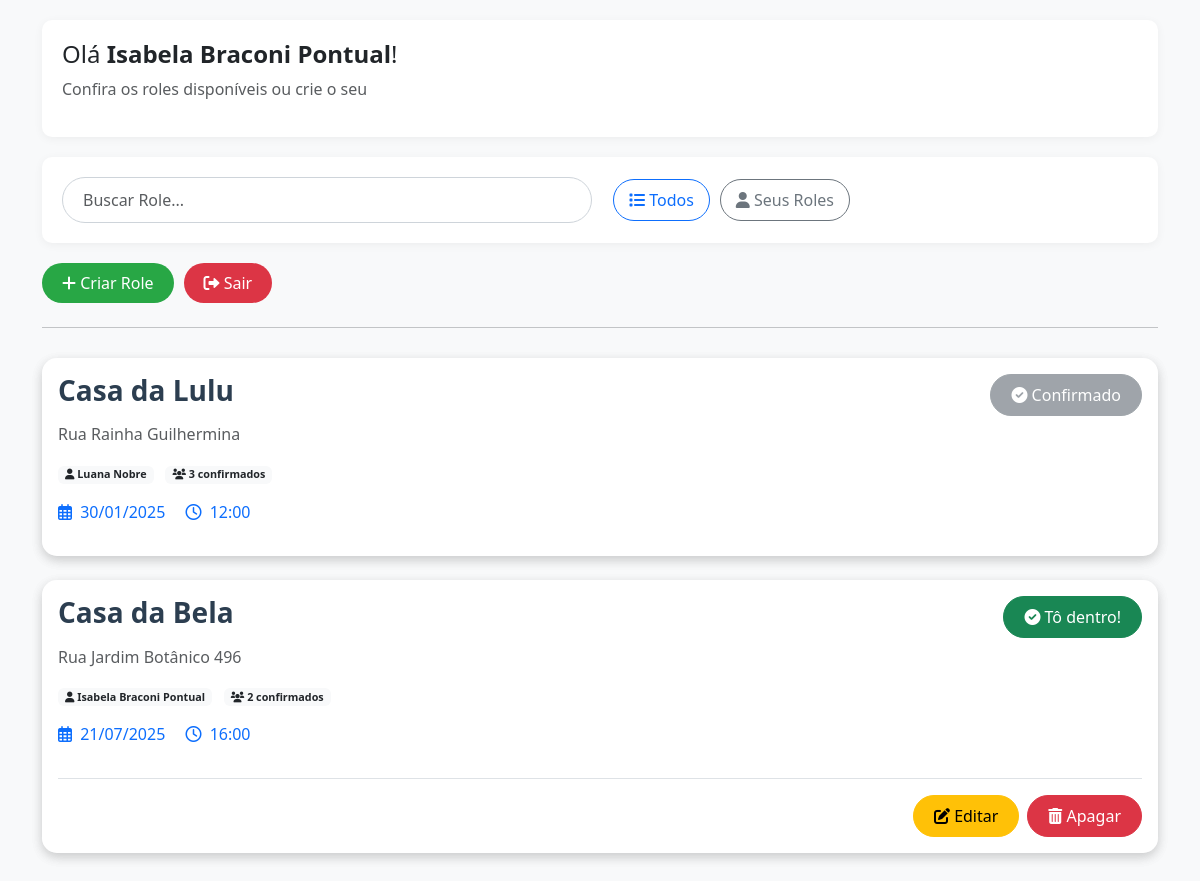
The page /home?filtro=meus (signed in) on the database as committed earlier.
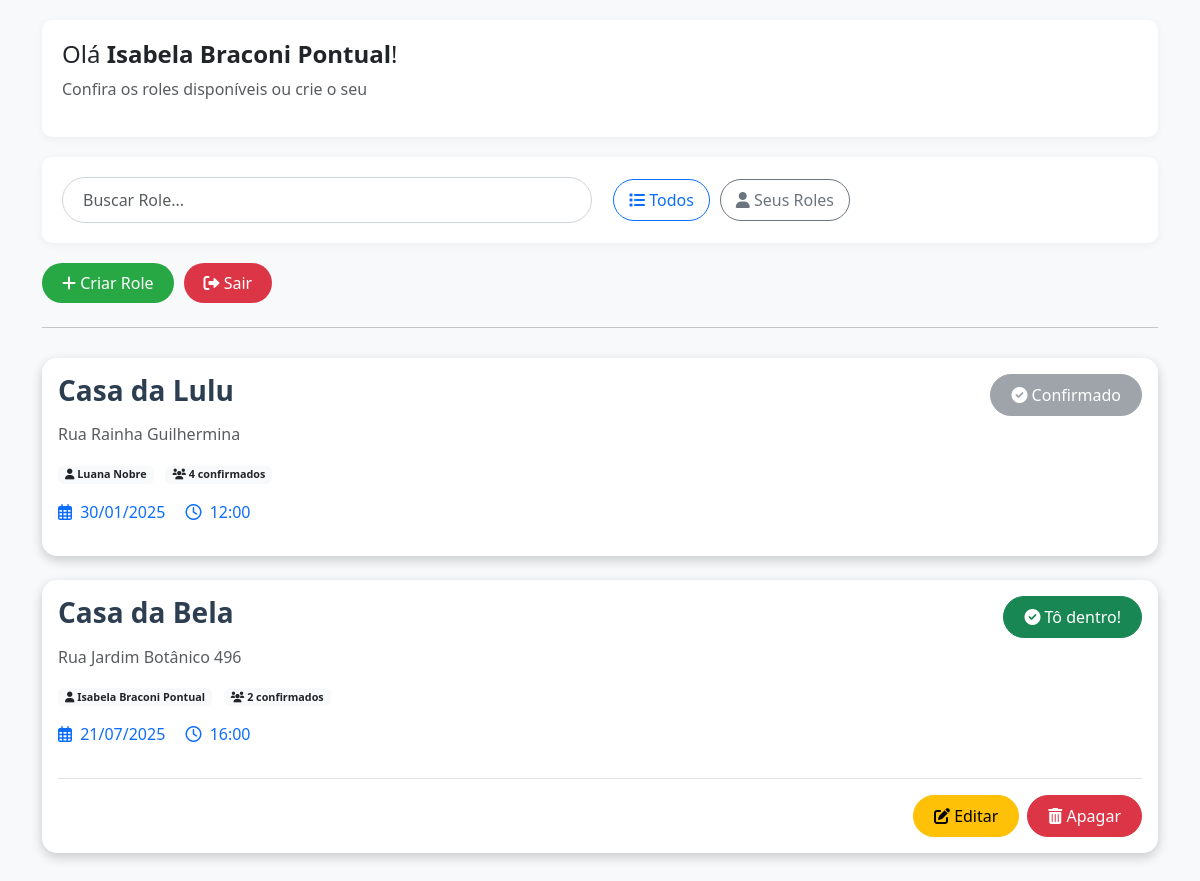
The same page on the database as committed later.
### infra/db/database.py (models this page shows, shortened)
class Role(Base):
    __tablename__ = "roles"
    id = Column("id", Integer, primary_key=True, autoincrement=True)
    titulo = Column("titulo", String)
    descricao = Column("descricao", String)
    data = Column("data", String)
    hora = Column("hora", String)
    criador = Column("criador", String)
    participantes = Column("participantes", String)

### app/controllers/role_controller.py (the view)
@role_bp.route('/home', methods=['GET'])
def home():
    if 'usuario' not in session:
        return redirect(url_for('usuario.login'))
    use_case = ListarRoles(repo)
    filtro = request.args.get('filtro', 'todos')
    busca = request.args.get('busca', '')
    roles = use_case.execute(
        session['usuario'],
        session['email'],
        filtro,
        busca
    )
    return render_template(
        'home.html',
        usuario=session['usuario'],
        roles=roles
    )

### infra/db/database.py (called while the page is built)
def get_session():
    return Session()

### infra/repositories/role_repository.py (called while the page is built)
    def listar(self) -> List[RoleTeste]:
        with get_session() as db:
            rows = db.query(Role).all()
            return [
                RoleTeste(
                    r.titulo,
                    r.descricao,
                    r.data,
                    r.hora,
                    r.criador,
                    r.participantes.split(",") if r.participantes else [],
                )
                for r in rows
            ]

### use_cases/listar_roles.py (called while the page is built)
    def execute(self, usuario, email_usuario, filtro="todos", busca=""):
        roles = list(reversed(self.repo.listar()))
        if filtro == "meus":
            roles = [
                r for r in roles
                if (
                    r.criador == usuario or
                    email_usuario in r.participantes
                )
            ]
        if busca:
            roles = [r for r in roles if busca.lower() in r.titulo.lower()]
        return roles

### app/templates/home.html (shortened to what this page needs)
<!DOCTYPE html>
<html lang="pt-br">
<head>
    <link href="https://cdn.jsdelivr.net/npm/bootstrap@5.3.0-alpha1/dist/css/bootstrap.min.css" rel="stylesheet">
    <link rel="stylesheet" href="https://cdnjs.cloudflare.com/ajax/libs/font-awesome/6.0.0/css/all.min.css">
</head>
<body>
    <div class="container">
        <div class="welcome-section">
            <h4>Olá <strong>{{ usuario }}</strong>!</h4>
            <p class="text-muted">Confira os roles disponíveis ou crie o seu</p>
        </div>
        <div class="search-section">
            <form method="GET" action="{{ url_for('role.home') }}" class="row g-3 align-items-center">
                <div class="col-md-6">
                    <div class="input-group">
                        <input type="text" id="busca" class="form-control search-input" placeholder="Buscar Role...">
                    </div>
                </div>
                <div class="col-md-6">
                    <div class="d-flex">
                        <a href="{{ url_for('role.home') }}?filtro=todos" class="btn btn-outline-primary filter-btn">
                            <i class="fas fa-list"></i> Todos
                        </a>
                        <a href="{{ url_for('role.home') }}?filtro=meus" class="btn btn-outline-secondary filter-btn">
                            <i class="fas fa-user"></i> Seus Roles
                        </a>
                    </div>
                </div>
            </form>
        </div>
        <div class="d-flex mb-4">
            <a href="{{ url_for('role.criar_role') }}" class="btn btn-success action-btn create-btn">
                <i class="fas fa-plus"></i> Criar Role
            </a>
            <a href="{{ url_for('usuario.logout') }}" class="btn btn-danger action-btn logout-btn">
                <i class="fas fa-sign-out-alt"></i> Sair
            </a>
        </div>
        <hr>
        <div class="roles-container">
            {% for r in roles %}
                <div class="role-card" data-titulo="{{ r.titulo | lower }}">
                    {% include 'role_card.html' %}
                </div>
            {% endfor %}
        </div>
    </div>
</body>
</html>

### app/templates/role_card.html (shortened to what this page needs)
<div class="card role-card mb-4">
    <div class="card-body">
        <div class="d-flex justify-content-between align-items-start">
            <div>
                <h3 class="card-title">{{ r.titulo }}</h3>
                <p class="card-text text-muted">{{ r.descricao }}</p>
                <div class="role-meta mb-3">
                    <span class="badge bg-light text-dark me-2">
                        <i class="fas fa-user"></i> {{ r.criador }}
                    </span>
                    <span class="badge bg-light text-dark">
                        <i class="fas fa-users"></i> {{ r.participantes|length }} confirmados
                    </span>
                </div>
                <p class="text-primary">
                    <i class="far fa-calendar-alt me-1"></i> {{ r.data }}
                    <i class="far fa-clock ms-3 me-1"></i> {{ r.hora }}
                </p>
            </div>
            <div class="role-actions">
                {% if session['email'] not in r.participantes %}
                    <form method="POST" action="{{ url_for('role.confirmar', titulo=r.titulo) }}">
                        <button class="btn btn-success">
                            <i class="fas fa-check-circle"></i> Tô dentro!
                        </button>
                    </form>
                {% else %}
                    <button class="btn btn-secondary" disabled>
                        <i class="fas fa-check-circle"></i> Confirmado
                    </button>
                {% endif %}
            </div>
        </div>
        {% if session['usuario'] == r.criador %}
        <div class="role-admin-actions mt-3 pt-3 border-top">
            <a href="{{ url_for('role.editar_role', titulo=r.titulo) }}" class="btn btn-warning me-2">
                <i class="fas fa-edit"></i> Editar
            </a>
            <form method="POST" action="{{ url_for('role.apagar_role', titulo=r.titulo) }}" class="d-inline" onsubmit="return confirm('Tem certeza que deseja apagar este role?');">
                <button type="submit" class="btn btn-danger">
                    <i class="fas fa-trash-alt"></i> Apagar
                </button>
            </form>
        </div>
        {% endif %}
    </div>
</div>

Rows that differ between the two databases and show on the page:
changed Role "Casa da Lulu": participantes|length "3" → "4"
